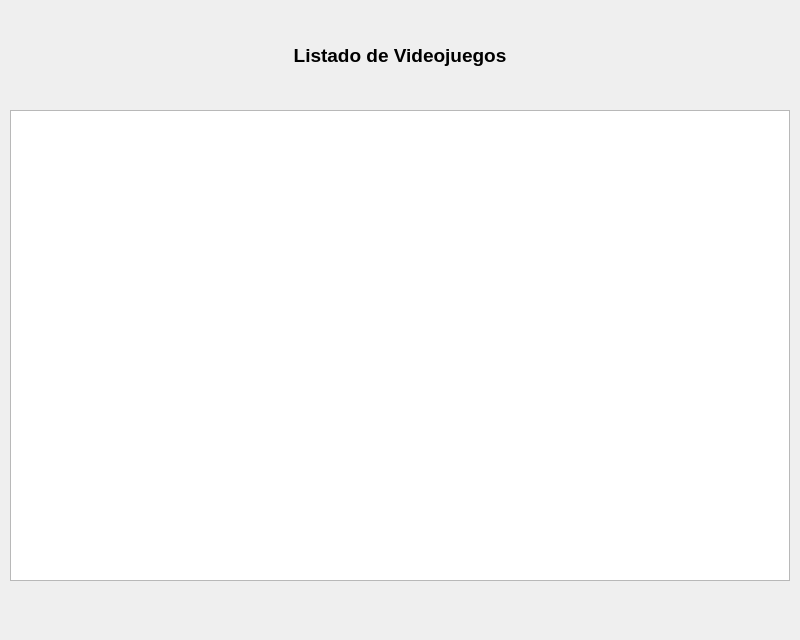
<?xml version="1.0" encoding="UTF-8"?>
<ui version="4.0">
 <class>MainWindow</class>
 <widget class="QMainWindow" name="MainWindow">
  <property name="geometry">
   <rect>
    <x>0</x>
    <y>0</y>
    <width>800</width>
    <height>640</height>
   </rect>
  </property>
  <property name="minimumSize">
   <size>
    <width>800</width>
    <height>640</height>
   </size>
  </property>
  <property name="maximumSize">
   <size>
    <width>800</width>
    <height>640</height>
   </size>
  </property>
  <property name="focusPolicy">
   <enum>Qt::TabFocus</enum>
  </property>
  <property name="windowTitle">
   <string>Listado List Widget</string>
  </property>
  <property name="windowIcon">
   <iconset>
    <normaloff>imagenes_ventanas/mando.png</normaloff>imagenes_ventanas/mando.png</iconset>
  </property>
  <widget class="QWidget" name="centralwidget">
   <widget class="QLabel" name="lbl_listado_videojuegos">
    <property name="geometry">
     <rect>
      <x>10</x>
      <y>10</y>
      <width>780</width>
      <height>90</height>
     </rect>
    </property>
    <property name="font">
     <font>
      <pointsize>14</pointsize>
      <weight>75</weight>
      <bold>true</bold>
     </font>
    </property>
    <property name="text">
     <string>Listado de Videojuegos</string>
    </property>
    <property name="alignment">
     <set>Qt::AlignCenter</set>
    </property>
   </widget>
   <widget class="QLabel" name="lbl_juegos_listados">
    <property name="geometry">
     <rect>
      <x>10</x>
      <y>590</y>
      <width>781</width>
      <height>16</height>
     </rect>
    </property>
    <property name="text">
     <string/>
    </property>
   </widget>
   <widget class="QListWidget" name="lst_listado_videojuegos">
    <property name="geometry">
     <rect>
      <x>10</x>
      <y>110</y>
      <width>780</width>
      <height>471</height>
     </rect>
    </property>
   </widget>
  </widget>
  <action name="subm_anadir_videjuego">
   <property name="text">
    <string>Añadir Videojuego</string>
   </property>
  </action>
  <action name="subm_editar_videojuego">
   <property name="text">
    <string>Editar Videojuego</string>
   </property>
  </action>
  <action name="subm_borrar_videojuego">
   <property name="text">
    <string>Borrar Videojuego</string>
   </property>
  </action>
  <action name="subm_listado_normal">
   <property name="text">
    <string>Listado Normal</string>
   </property>
  </action>
  <action name="subm_listado_list_widget">
   <property name="text">
    <string>Listado (List Widget)</string>
   </property>
  </action>
  <action name="subm_listado_table_widget">
   <property name="text">
    <string>Listado (Table Widget)</string>
   </property>
  </action>
 </widget>
 <resources/>
 <connections/>
</ui>
